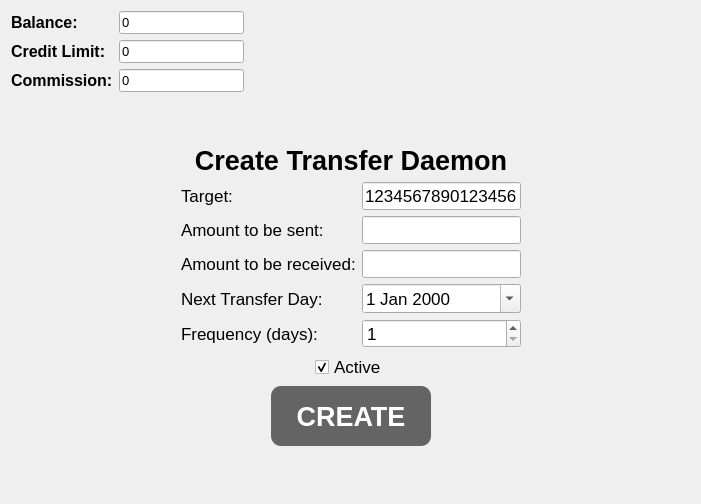
<?xml version="1.0" encoding="UTF-8"?>
<ui version="4.0">
 <class>CreateTransferDaemon</class>
 <widget class="QWidget" name="CreateTransferDaemon">
  <property name="geometry">
   <rect>
    <x>0</x>
    <y>0</y>
    <width>701</width>
    <height>504</height>
   </rect>
  </property>
  <property name="windowTitle">
   <string>Form</string>
  </property>
  <layout class="QVBoxLayout" name="verticalLayout_2">
   <item>
    <layout class="QHBoxLayout" name="horizontalLayout">
     <item>
      <layout class="QFormLayout" name="formLayout">
       <item row="0" column="0">
        <widget class="QLabel" name="balanceLabel">
         <property name="font">
          <font>
           <pointsize>12</pointsize>
           <bold>true</bold>
          </font>
         </property>
         <property name="text">
          <string>Balance:</string>
         </property>
         <property name="alignment">
          <set>Qt::AlignLeading|Qt::AlignLeft|Qt::AlignVCenter</set>
         </property>
        </widget>
       </item>
       <item row="0" column="1">
        <widget class="MoneyLineEdit" name="balanceLineEdit">
         <property name="sizePolicy">
          <sizepolicy hsizetype="Preferred" vsizetype="Fixed">
           <horstretch>0</horstretch>
           <verstretch>0</verstretch>
          </sizepolicy>
         </property>
         <property name="font">
          <font>
           <pointsize>10</pointsize>
           <kerning>true</kerning>
          </font>
         </property>
         <property name="text">
          <string>0</string>
         </property>
         <property name="readOnly">
          <bool>true</bool>
         </property>
        </widget>
       </item>
       <item row="1" column="0">
        <widget class="QLabel" name="creditLimitLabel">
         <property name="font">
          <font>
           <pointsize>12</pointsize>
           <bold>true</bold>
          </font>
         </property>
         <property name="text">
          <string>Credit Limit:</string>
         </property>
        </widget>
       </item>
       <item row="1" column="1">
        <widget class="MoneyLineEdit" name="creditLimitLineEdit">
         <property name="sizePolicy">
          <sizepolicy hsizetype="Preferred" vsizetype="Fixed">
           <horstretch>0</horstretch>
           <verstretch>0</verstretch>
          </sizepolicy>
         </property>
         <property name="font">
          <font>
           <pointsize>10</pointsize>
          </font>
         </property>
         <property name="text">
          <string>0</string>
         </property>
         <property name="maxLength">
          <number>32765</number>
         </property>
         <property name="readOnly">
          <bool>true</bool>
         </property>
        </widget>
       </item>
       <item row="2" column="0">
        <widget class="QLabel" name="commissionLabel">
         <property name="font">
          <font>
           <pointsize>12</pointsize>
           <bold>true</bold>
          </font>
         </property>
         <property name="text">
          <string>Commission:</string>
         </property>
        </widget>
       </item>
       <item row="2" column="1">
        <widget class="QLineEdit" name="commissionLineEdit">
         <property name="sizePolicy">
          <sizepolicy hsizetype="Preferred" vsizetype="Fixed">
           <horstretch>0</horstretch>
           <verstretch>0</verstretch>
          </sizepolicy>
         </property>
         <property name="font">
          <font>
           <pointsize>10</pointsize>
          </font>
         </property>
         <property name="text">
          <string>0</string>
         </property>
         <property name="maxLength">
          <number>32765</number>
         </property>
         <property name="readOnly">
          <bool>true</bool>
         </property>
        </widget>
       </item>
      </layout>
     </item>
     <item>
      <spacer name="horizontalSpacer">
       <property name="orientation">
        <enum>Qt::Horizontal</enum>
       </property>
       <property name="sizeHint" stdset="0">
        <size>
         <width>40</width>
         <height>20</height>
        </size>
       </property>
      </spacer>
     </item>
     <item alignment="Qt::AlignTop">
      <widget class="ClickableLabel" name="closeButton">
       <property name="maximumSize">
        <size>
         <width>32</width>
         <height>32</height>
        </size>
       </property>
       <property name="baseSize">
        <size>
         <width>32</width>
         <height>32</height>
        </size>
       </property>
       <property name="text">
        <string/>
       </property>
       <property name="pixmap">
        <pixmap>assets/images/close-button.png</pixmap>
       </property>
       <property name="scaledContents">
        <bool>true</bool>
       </property>
      </widget>
     </item>
    </layout>
   </item>
   <item>
    <layout class="QHBoxLayout" name="horizontalLayout_2">
     <item>
      <spacer name="horizontalSpacer_2">
       <property name="orientation">
        <enum>Qt::Horizontal</enum>
       </property>
       <property name="sizeHint" stdset="0">
        <size>
         <width>40</width>
         <height>20</height>
        </size>
       </property>
      </spacer>
     </item>
     <item>
      <layout class="QVBoxLayout" name="verticalLayout">
       <item>
        <spacer name="verticalSpacer">
         <property name="orientation">
          <enum>Qt::Vertical</enum>
         </property>
         <property name="sizeHint" stdset="0">
          <size>
           <width>20</width>
           <height>40</height>
          </size>
         </property>
        </spacer>
       </item>
       <item>
        <widget class="QLabel" name="createTransferLabelDaemon">
         <property name="font">
          <font>
           <pointsize>20</pointsize>
           <bold>true</bold>
          </font>
         </property>
         <property name="text">
          <string>Create Transfer Daemon</string>
         </property>
         <property name="alignment">
          <set>Qt::AlignCenter</set>
         </property>
        </widget>
       </item>
       <item>
        <layout class="QFormLayout" name="formLayout_2">
         <item row="0" column="0">
          <widget class="QLabel" name="targetLabel">
           <property name="font">
            <font>
             <pointsize>13</pointsize>
            </font>
           </property>
           <property name="text">
            <string>Target:</string>
           </property>
          </widget>
         </item>
         <item row="0" column="1">
          <widget class="IntegerLineEdit" name="targetLineEdit">
           <property name="font">
            <font>
             <pointsize>13</pointsize>
            </font>
           </property>
           <property name="text">
            <string>1234567890123456</string>
           </property>
           <property name="maxLength">
            <number>16</number>
           </property>
          </widget>
         </item>
         <item row="3" column="0">
          <widget class="QLabel" name="nextTransferDateLabel">
           <property name="font">
            <font>
             <pointsize>13</pointsize>
            </font>
           </property>
           <property name="text">
            <string>Next Transfer Day:</string>
           </property>
          </widget>
         </item>
         <item row="4" column="0">
          <widget class="QLabel" name="frequencyLabel">
           <property name="font">
            <font>
             <pointsize>13</pointsize>
            </font>
           </property>
           <property name="text">
            <string>Frequency (days):</string>
           </property>
          </widget>
         </item>
         <item row="4" column="1">
          <widget class="QSpinBox" name="frequencySpinBox">
           <property name="sizePolicy">
            <sizepolicy hsizetype="Minimum" vsizetype="Fixed">
             <horstretch>0</horstretch>
             <verstretch>0</verstretch>
            </sizepolicy>
           </property>
           <property name="minimumSize">
            <size>
             <width>0</width>
             <height>0</height>
            </size>
           </property>
           <property name="font">
            <font>
             <pointsize>13</pointsize>
            </font>
           </property>
           <property name="minimum">
            <number>1</number>
           </property>
           <property name="maximum">
            <number>365</number>
           </property>
          </widget>
         </item>
         <item row="1" column="0">
          <widget class="QLabel" name="ammountToBeSentLabel">
           <property name="font">
            <font>
             <pointsize>13</pointsize>
            </font>
           </property>
           <property name="text">
            <string>Amount to be sent:</string>
           </property>
          </widget>
         </item>
         <item row="1" column="1">
          <widget class="MoneyLineEdit" name="ammountToBeSentLineEdit">
           <property name="sizePolicy">
            <sizepolicy hsizetype="Fixed" vsizetype="Fixed">
             <horstretch>0</horstretch>
             <verstretch>0</verstretch>
            </sizepolicy>
           </property>
           <property name="font">
            <font>
             <pointsize>13</pointsize>
            </font>
           </property>
           <property name="maxLength">
            <number>13</number>
           </property>
          </widget>
         </item>
         <item row="2" column="0">
          <widget class="QLabel" name="ammountToBeReceivedLabel">
           <property name="font">
            <font>
             <pointsize>13</pointsize>
            </font>
           </property>
           <property name="text">
            <string>Amount to be received:</string>
           </property>
          </widget>
         </item>
         <item row="2" column="1">
          <widget class="MoneyLineEdit" name="ammountToBeReceivedLineEdit">
           <property name="sizePolicy">
            <sizepolicy hsizetype="Fixed" vsizetype="Fixed">
             <horstretch>0</horstretch>
             <verstretch>0</verstretch>
            </sizepolicy>
           </property>
           <property name="font">
            <font>
             <pointsize>13</pointsize>
            </font>
           </property>
           <property name="maxLength">
            <number>13</number>
           </property>
          </widget>
         </item>
         <item row="3" column="1">
          <widget class="QDateEdit" name="nextTransferDayEdit">
           <property name="font">
            <font>
             <pointsize>13</pointsize>
            </font>
           </property>
           <property name="showGroupSeparator" stdset="0">
            <bool>false</bool>
           </property>
           <property name="calendarPopup">
            <bool>true</bool>
           </property>
          </widget>
         </item>
        </layout>
       </item>
       <item alignment="Qt::AlignHCenter">
        <widget class="QCheckBox" name="activeCheckBox">
         <property name="sizePolicy">
          <sizepolicy hsizetype="Fixed" vsizetype="Fixed">
           <horstretch>0</horstretch>
           <verstretch>0</verstretch>
          </sizepolicy>
         </property>
         <property name="font">
          <font>
           <pointsize>13</pointsize>
          </font>
         </property>
         <property name="text">
          <string>Active</string>
         </property>
         <property name="checked">
          <bool>true</bool>
         </property>
        </widget>
       </item>
       <item alignment="Qt::AlignHCenter">
        <widget class="QPushButton" name="createButton">
         <property name="sizePolicy">
          <sizepolicy hsizetype="Fixed" vsizetype="Fixed">
           <horstretch>0</horstretch>
           <verstretch>0</verstretch>
          </sizepolicy>
         </property>
         <property name="minimumSize">
          <size>
           <width>160</width>
           <height>60</height>
          </size>
         </property>
         <property name="font">
          <font>
           <pointsize>20</pointsize>
           <bold>true</bold>
          </font>
         </property>
         <property name="styleSheet">
          <string notr="true">QPushButton {
	color: white;
	background-color: rgb(100, 100, 100);
	border-radius: 10px;
}

QPushButton:hover {
	background-color: rgb(50, 50, 50);
}</string>
         </property>
         <property name="text">
          <string>CREATE</string>
         </property>
        </widget>
       </item>
       <item>
        <spacer name="verticalSpacer_2">
         <property name="orientation">
          <enum>Qt::Vertical</enum>
         </property>
         <property name="sizeHint" stdset="0">
          <size>
           <width>20</width>
           <height>40</height>
          </size>
         </property>
        </spacer>
       </item>
      </layout>
     </item>
     <item>
      <spacer name="horizontalSpacer_3">
       <property name="orientation">
        <enum>Qt::Horizontal</enum>
       </property>
       <property name="sizeHint" stdset="0">
        <size>
         <width>40</width>
         <height>20</height>
        </size>
       </property>
      </spacer>
     </item>
    </layout>
   </item>
  </layout>
 </widget>
 <customwidgets>
  <customwidget>
   <class>ClickableLabel</class>
   <extends>QLabel</extends>
   <header>ClickableLabel.h</header>
  </customwidget>
  <customwidget>
   <class>MoneyLineEdit</class>
   <extends>QLineEdit</extends>
   <header>MoneyLineEdit.h</header>
  </customwidget>
  <customwidget>
   <class>IntegerLineEdit</class>
   <extends>QLineEdit</extends>
   <header>IntegerLineEdit.h</header>
  </customwidget>
 </customwidgets>
 <resources/>
 <connections/>
</ui>
